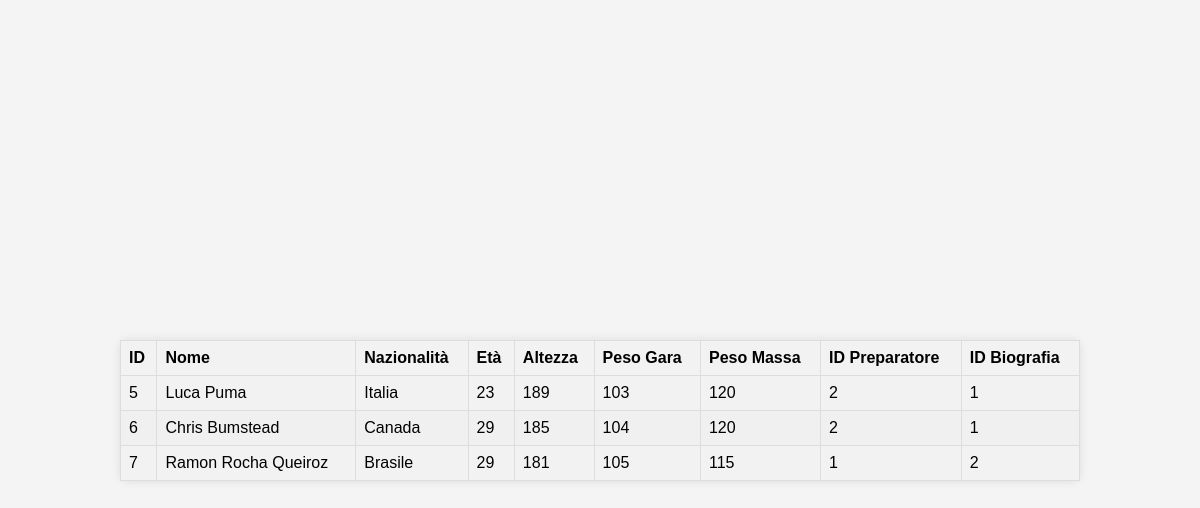
The app's page /atleta.php?atleta=Chris+Bumstead, older data.
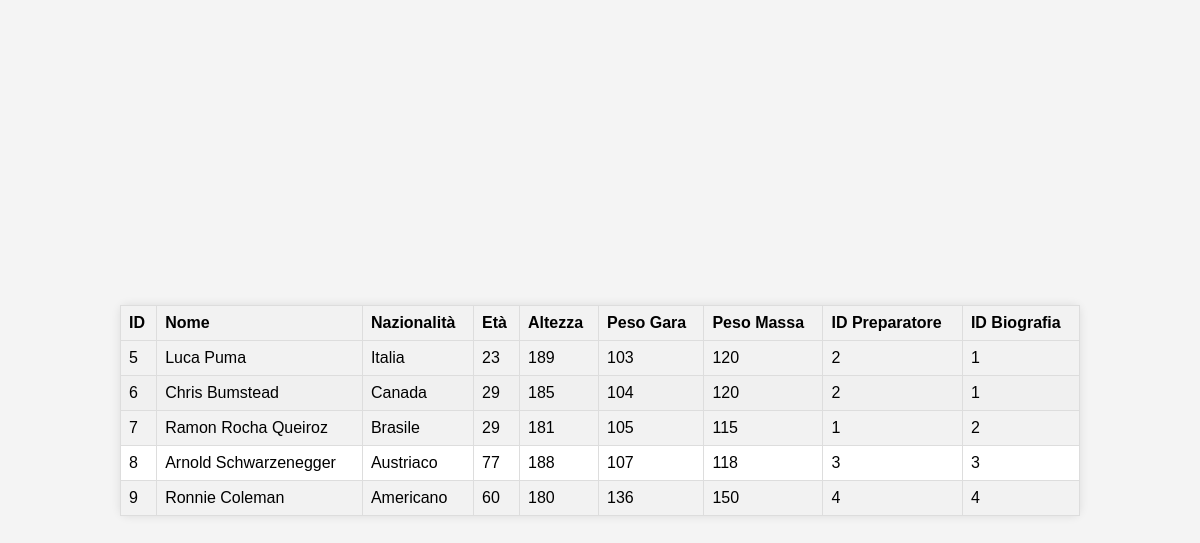
The same page, newer data.
### tables this page shows
CREATE TABLE `atleti` (
  `id` int(11) NOT NULL,
  `nome` varchar(50) NOT NULL,
  `nazionalita` varchar(50) NOT NULL,
  `eta` int(11) NOT NULL,
  `altezza` varchar(50) NOT NULL,
  `peso_gara` int(50) NOT NULL,
  `peso_massa` int(11) NOT NULL,
  `id_preparatore` int(11) NOT NULL,
  `id_biografia` int(11) NOT NULL
);

### atleta.php (the view, shortened to what this page needs)
<!DOCTYPE html>
<html lang="en">
<head>
</head>
<body>
<?php
include 'credenziali.php';
$conn = new mysqli($servername, $username, $password, $dbname);
if (isset($_GET['atleta'])) {
    $atleta = $_GET['atleta'];
    $sql = "SELECT * FROM ATLETI";
    $result = $conn->query($sql);
    if ($result->num_rows > 0) {
        echo "<table><tr><th>ID</th><th>Nome</th><th>Nazionalità</th><th>Età</th><th>Altezza</th><th>Peso Gara</th><th>Peso Massa</th><th>ID Preparatore</th><th>ID Biografia</th></tr>";
        while ($row = $result->fetch_assoc()) {
            echo "<tr" . ($row['nome'] == $atleta ? ' class="selected"' : '') . ">";
            foreach ($row as $value) {
                echo "<td>" . $value . "</td>";
            }
            echo "</tr>";
        }
        echo "</table>";
    } else {
        echo "Nessun risultato trovato per questo atleta.";
    }
} else {
    echo "Nome dell'atleta non specificato.";
}
?>
</body>
</html>

### atleta.php (style rules this page uses)
body { font-family: 'Arial', sans-serif; background-color: #f4f4f4; margin: 0; padding: 0; display: flex; justify-content: center; align-items: center; height: 100vh; position: relative; }
table { width: 80%; border-collapse: collapse; margin-top: 20px; border-radius: 8px; box-shadow: 0 0 10px rgba(0, 0, 0, 0.1); background-color: #fff; }
th, td { border: 1px solid #dddddd; text-align: left; padding: 8px; cursor: pointer; }
th { background-color: #f2f2f2; }
tr:nth-child(even) { background-color: #f2f2f2; }
tr.selected { background-color: #f0f0f0; }

Row changes from the older to the newer data that the page shows:
added atleti: id "8", nome "Arnold Schwarzenegger", nazionalita "Austriaco", eta "77", altezza "188", peso_gara "107", peso_massa "118", value "3"
added atleti: id "9", nome "Ronnie Coleman", nazionalita "Americano", eta "60", altezza "180", peso_gara "136", peso_massa "150", value "4"
